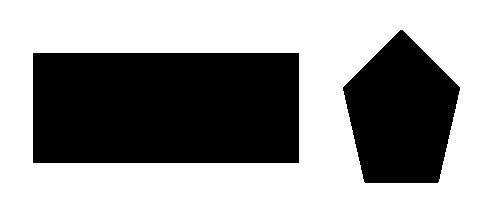
#> input picture Tutorial/images/Corners2.png, 489 x 218 px
$ jupyter execute CSC420_2021_Tutorial_07_B_Taati.ipynb   (shell and % lines are left out)   (older library calls are emulated)
#> lines starting #> are read from the running program, lines starting #| are printed output that depends on the picture; after the words box and inside, x2 and y2 are one past the last pixel; in counts of white or black regions, pixels touching at a corner belong together
#Tutorial 7

#CSC420 - Fall 2021

#Babak Taati

[cell 1]
# install OpenCV

# the usual ...
import matplotlib.pyplot as plt
import cv2
import numpy as np

[cell 2]
# read an image (make sure CavePainting.jpg is in the main folder in your Google Drive)
# img = cv2.imread('./images/Window2.jpg') # READS IN NUMPY ARRAY
img = cv2.imread('./images/Corners2.png') # READS IN NUMPY ARRAY
#> img is the input picture: shape (218, 489, 3); values 0 (black) and 222 (white), 60.8% white; 2 black regions, box (x1, y1, x2, y2) and area: (33, 53, 299, 163) 29260, (343, 30, 460, 183) 12569

[cell 3]
img = cv2.cvtColor(img, cv2.COLOR_BGR2RGB)

[cell 4]
plt.figure(figsize=(10,10))
plt.imshow(img)

[cell 5]
gray = cv2.cvtColor(img, cv2.COLOR_RGB2GRAY)
#gray = cv2.bitwise_not(gray)
#gray = gray*1.1
plt.figure(figsize=(10,10))
plt.imshow(gray, cmap='gray')
blur = cv2.GaussianBlur(gray,(5,5),7)
Ix = cv2.Sobel(blur, cv2.CV_64F, 1, 0, ksize=5)
Iy = cv2.Sobel(blur, cv2.CV_64F, 0, 1, ksize=5)

[cell 6]
plt.figure(figsize=(15,15))
plt.subplot(1,2,1), plt.imshow(Ix,cmap = 'gray')
plt.subplot(1,2,2), plt.imshow(Iy,cmap = 'gray')

[cell 7]
# don't do it this way!
cx = np.zeros(img.shape, np.uint8)
cy = np.zeros(img.shape, np.uint8)

cx[abs(Ix)>4312] = [255, 100, 120] # try thresholds of 4311 and 4312 (for Corners2.png)
cy[abs(Iy)>4312] = [255, 100, 120]
c = cv2.bitwise_and(cx, cy)
c = cv2.dilate(c, None, iterations = 3)

plt.figure(figsize=(7,7))
plt.imshow(c)

[cell 8]
# do it this way
IxIy = np.multiply(Ix, Iy)
Ix2 = np.multiply(Ix, Ix)
Iy2 = np.multiply(Iy, Iy)

[cell 9]
Ix2_blur = cv2.GaussianBlur(Ix2,(7,7),10)
Iy2_blur = cv2.GaussianBlur(Iy2,(7,7),10)
IxIy_blur = cv2.GaussianBlur(IxIy,(7,7),10)

[cell 10]
plt.figure(figsize=(20,20))
plt.subplot(1,3,1), plt.imshow(Ix2_blur,cmap = 'gray')
plt.subplot(1,3,2), plt.imshow(Iy2_blur,cmap = 'gray')
plt.subplot(1,3,3), plt.imshow(IxIy_blur,cmap = 'gray')

[cell 11]
det = np.multiply(Ix2_blur, Iy2_blur) - np.multiply(IxIy_blur,IxIy_blur)
trace = Ix2_blur + Iy2_blur

[cell 12]
plt.figure(figsize=(15,15))
plt.subplot(1,2,1), plt.imshow(det,cmap = 'gray')
plt.subplot(1,2,2), plt.imshow(trace,cmap = 'gray')

[cell 13]
R = det - 0.05 * np.multiply(trace,trace)
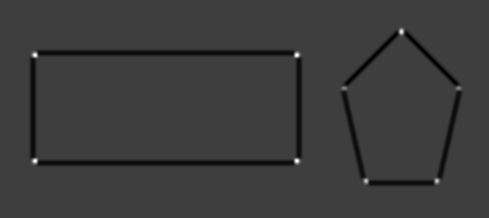
#> R: shape (218, 489) float64; min -2.28e+13, max 6.96e+13, mean -9.39e+11; drawn with min black and max white
plt.figure(figsize=(15,15))
plt.subplot(1,2,1), plt.imshow(img), plt.axis('off')
plt.subplot(1,2,2), plt.imshow(R,cmap = 'gray'), plt.axis('off')

[cell 14]
# show the original image,
img2 = img.copy()
img2[R > 0.05 * R.max()]=[255, 255, 0]
#> img2: shape (218, 489, 3); 0.33% of pixels changed, all inside (x1, y1, x2, y2) = (31, 27, 462, 185)
plt.figure(figsize=(7,7))
plt.imshow(img2)

[cell 15]
# See also:
#    cornerHarris
#    cornerEigenValsAndVecs
#    cornerSubPix
#    goodFeaturesToTrack   # finds N strongest corners in the image by Shi-Tomasi method or Harris Corner Detection (list of image points instead of image)

[cell 16]
# using cornerHarris
corners = cv2.cornerHarris(np.float32(gray),3,3,0.05)
plt.figure(figsize=(7,7))
plt.imshow(corners, cmap = 'gray')

[cell 17]
# dilate the corners
corners = cv2.dilate(corners, None, iterations = 5)

# show the original image,
img3 = img.copy()
img3[corners > 0.05 * corners.max()]=[255, 255, 100]
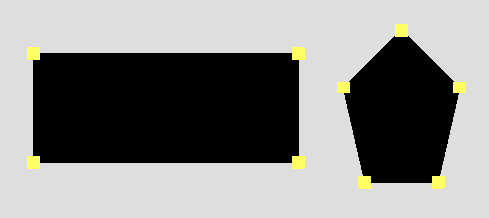
#> img3: shape (218, 489, 3); 1.37% of pixels changed, all inside (x1, y1, x2, y2) = (27, 24, 466, 189)
plt.figure(figsize=(7,7))
plt.imshow(img3)

let's try a real image

[cell 18]
img = cv2.imread('/content/drive/My Drive/skyline.jpg')
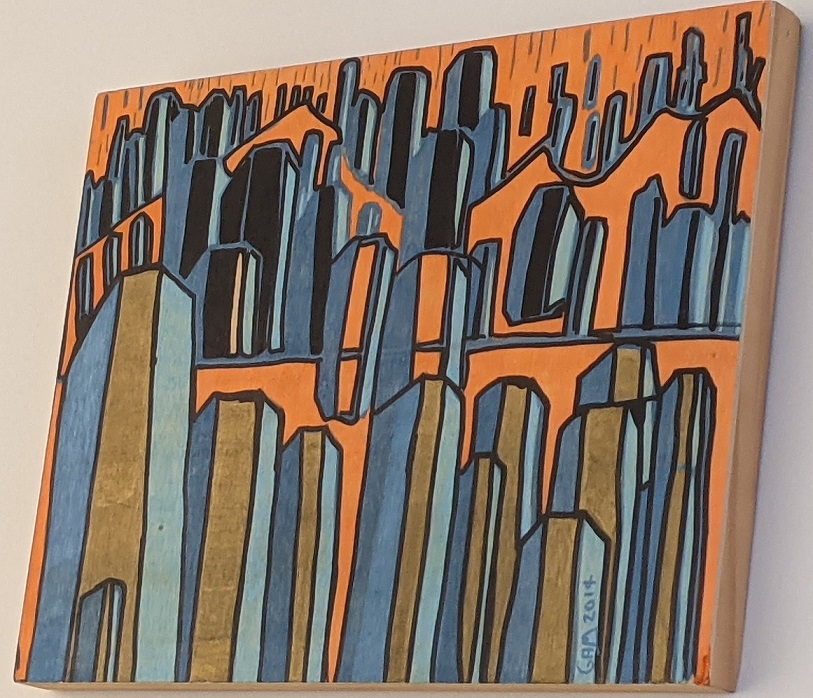
#> input picture Tutorial/images/skyline.jpg, 813 x 698 px, found by its file name
#> img is the input picture: shape (698, 813, 3); mean B, G, R 106.2, 119.3, 135.2
gray = cv2.cvtColor(img, cv2.COLOR_BGR2GRAY)
#> gray: shape (698, 813)
plt.figure(figsize=(7,7))
plt.imshow(gray, cmap='gray')
plt.xticks([]), plt.yticks([])

[cell 19]
corners = cv2.cornerHarris(src=np.float32(gray),blockSize=5,ksize=5,k=0.04)
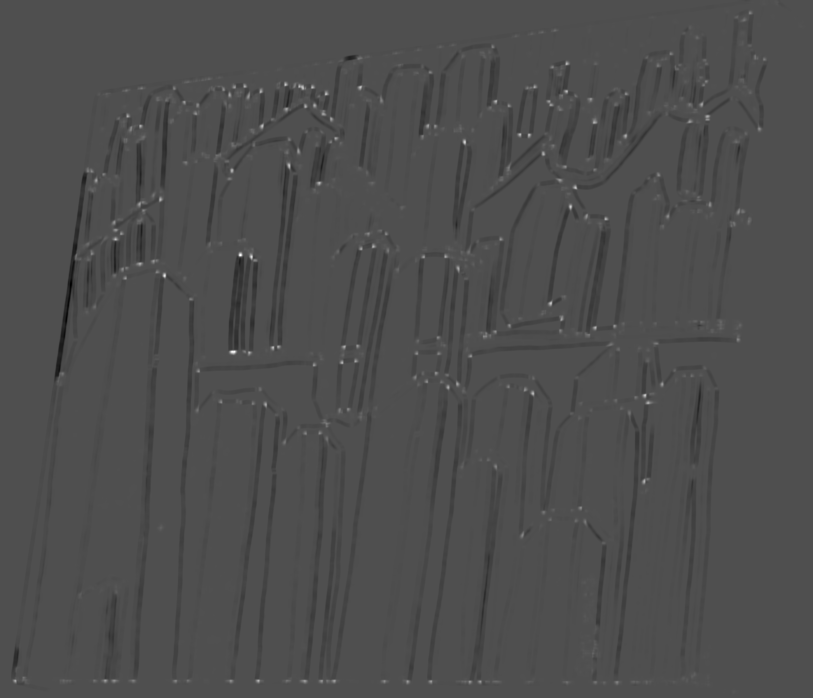
#> corners: shape (698, 813) float32; min -673226176, max 1.48e+09, mean -13712024; drawn with min black and max white
plt.figure(figsize=(7,7))
plt.imshow(corners, cmap = 'gray')

[cell 20]
plt.figure(figsize=(7,7))
plt.imshow(corners>(0.05 * corners.max()),cmap='gray')

[cell 21]
# kernel = np.ones((3,3),np.uint8)
# dilated_corners = cv2.dilate(corners, kernel, iterations=3)
dilated_corners = cv2.dilate(corners, None)
plt.figure(figsize=(7,7))
plt.imshow(dilated_corners,cmap='gray')
plt.imshow(dilated_corners>(0.05 * corners.max()),cmap='gray')
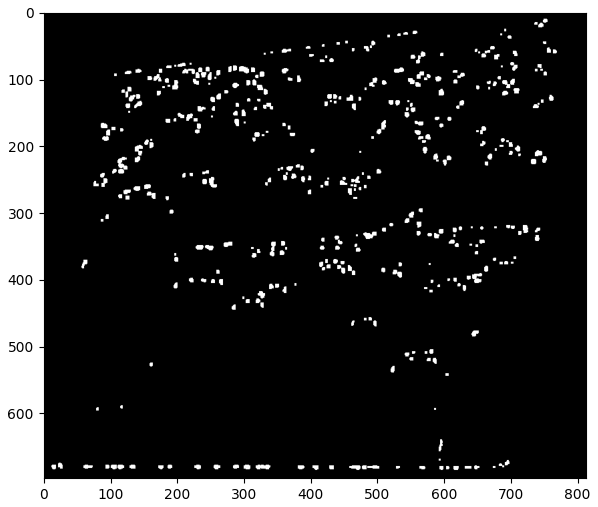
#> figure drawn by matplotlib, 1 panel

[cell 22]
gray2 = gray.copy()
gray2[dilated_corners>(0.05 * corners.max())] = 255
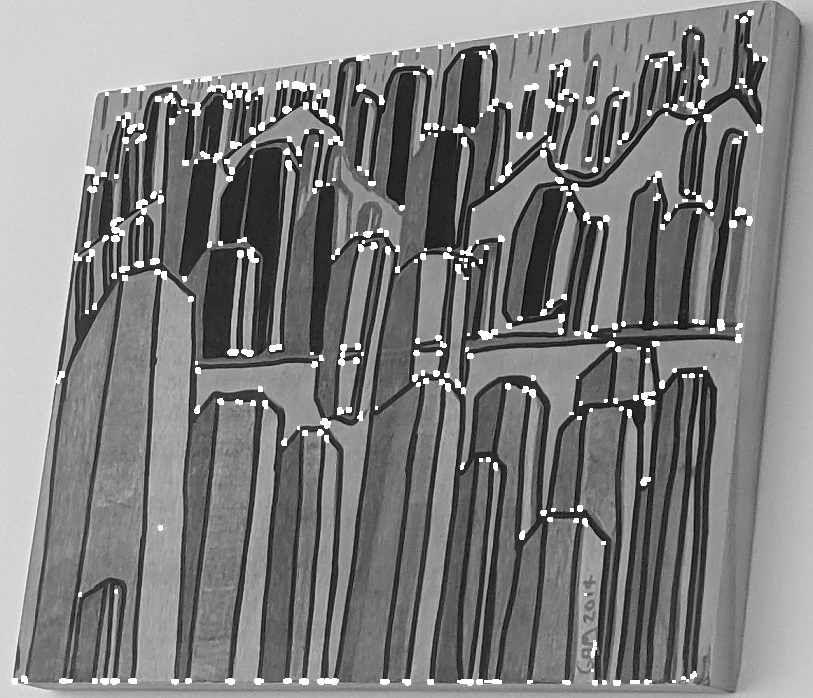
#> gray2: shape (698, 813); min 1, max 255, mean 127
plt.figure(figsize=(15,15))
plt.imshow(gray2,cmap='gray')
plt.xticks([]), plt.yticks([])

[cell 23]
# let's see it in colour
# (why does this work?)
img2 = img.copy()
img2 = cv2.cvtColor(img2, cv2.COLOR_BGR2RGB)
#> img2: shape (698, 813, 3)
img2[dilated_corners>(0.05 * corners.max())] = [150,255,150]
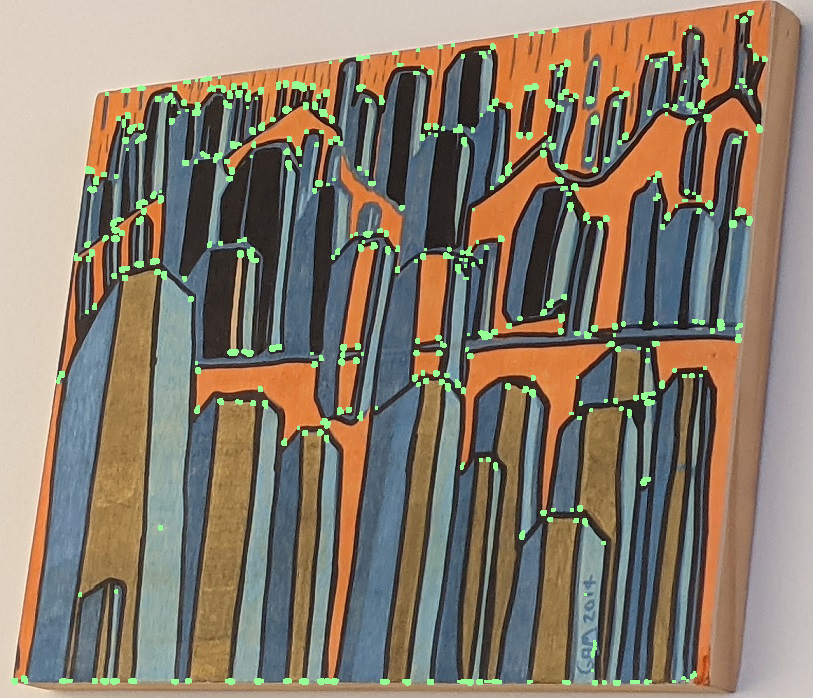
#> img2: shape (698, 813, 3); mean R, G, B 136.2, 123.9, 108.2
plt.figure(figsize=(15,15))
plt.imshow(img2,cmap='gray')
plt.xticks([]), plt.yticks([])

# Shi-Thomasi corner detector

[cell 24]
corners = cv2.goodFeaturesToTrack(gray, maxCorners=100, qualityLevel=0.01, minDistance=10)
#> corners = 100 rows, first 8: [240, 253], [164, 274], [595, 121], [359, 88], [231, 352], [318, 183], [594, 328], [532, 392]
corners
#> Out has the same summary as corners

[cell 25]
corners = np.int0(corners)
img3 = img.copy()
img3 = cv2.cvtColor(img3, cv2.COLOR_BGR2RGB)
for i in corners:
  x,y = i.ravel()
  cv2.circle(img3, (x,y), 5, (100,255,100), -1)
#> this loop made 100 passes
#> (x, y) on passes 1 to 12: (240, 253), (164, 274), (595, 121), (359, 88), (231, 352), (318, 183), (594, 328), (532, 392), (495, 102), (320, 681), (197, 105), (333, 681)
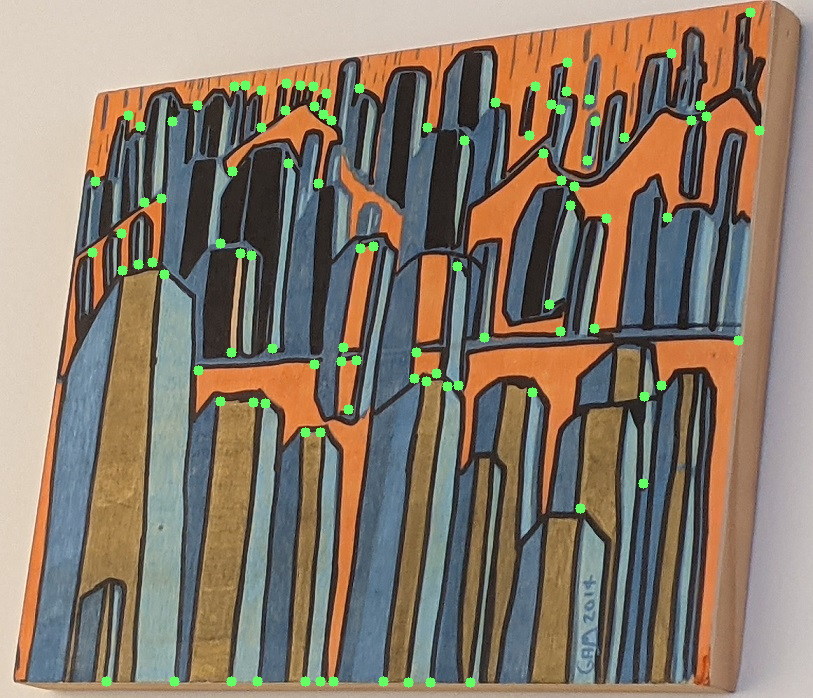
#> img3: shape (698, 813, 3); mean R, G, B 135, 121.7, 106.7

plt.figure(figsize=(15,15))
plt.imshow(img3)
plt.xticks([]), plt.yticks([])

# checkerboard detection (useful for camera calibration)

[cell 26]
img = cv2.imread('/content/drive/My Drive/Perspective_chessboard.png') # image from Wikipedia
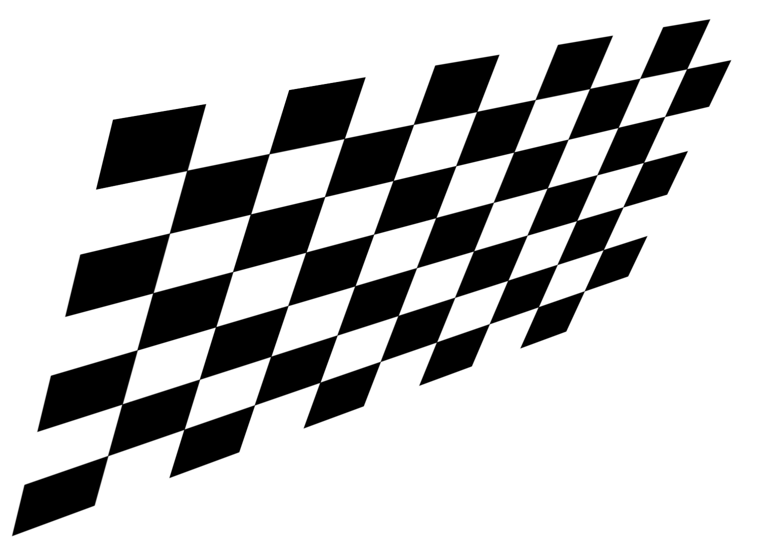
#> input picture Tutorial/images/Perspective_chessboard.png, 767 x 548 px, found by its file name
#> img is the input picture: shape (548, 767, 3); min 0, max 255, mean 192.2

plt.figure(figsize=(10,10))
plt.imshow(img,cmap='gray')
plt.xticks([]), plt.yticks([])

how many corners do you see?

[cell 27]
found, corners = cv2.findChessboardCorners(img,(9,6))
#> found = True; corners = 54 rows, first 8: [187, 170.3], [269.1, 153.6], [344.1, 138.5], [413.5, 124.3], [476.8, 111.4], [535.2, 99.54], [589.6, 88.52], [639.8, 78.32]

print(found)
#| True
corners.shape
#> Out = (54, 1, 2)

[cell 28]
img2 = img.copy()
cv2.drawChessboardCorners(img2, (9, 6), corners, found)
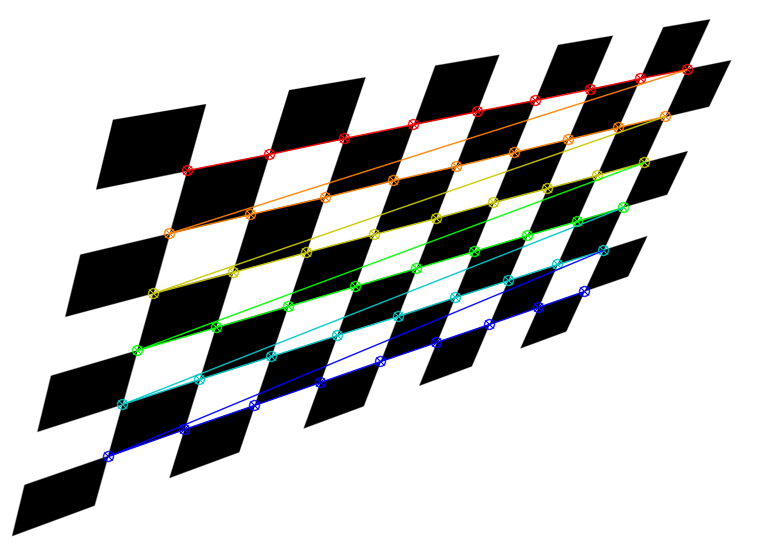
#> img2: shape (548, 767, 3); 4.84% of pixels changed, all inside (x1, y1, x2, y2) = (102, 63, 694, 463)

plt.figure(figsize=(10,10))
plt.imshow(img2)
plt.xticks([]), plt.yticks([])
